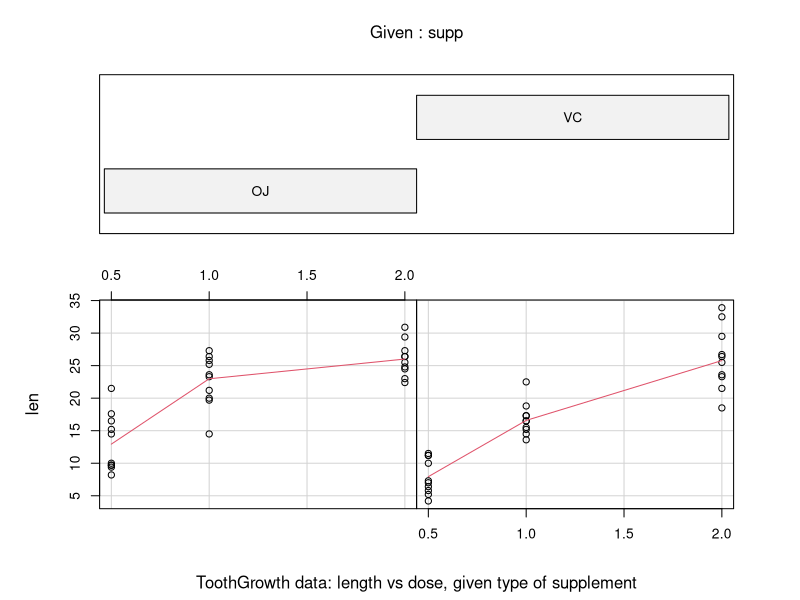
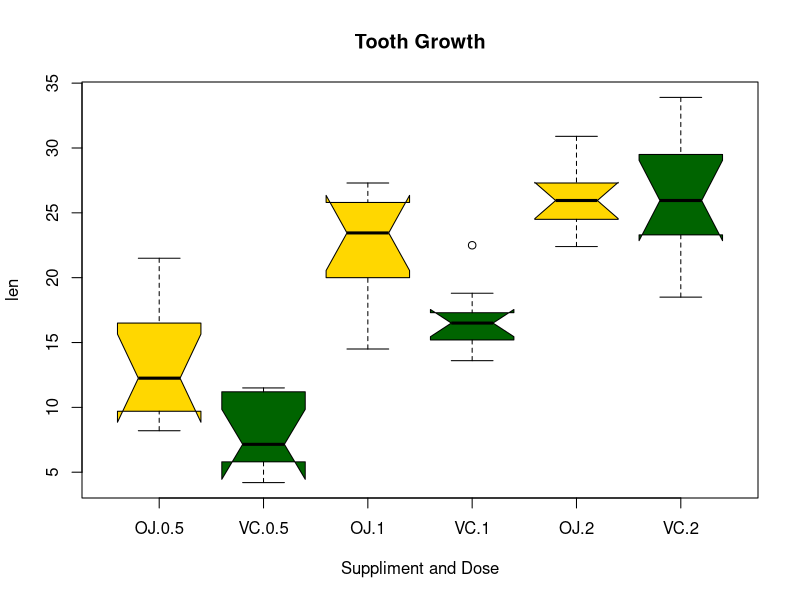
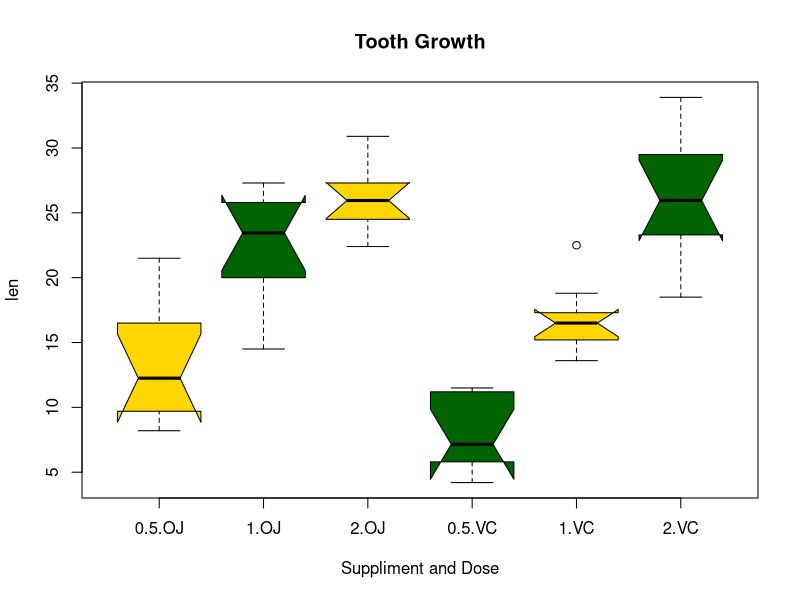

Recreate these plots in R, in order. (Note: this script raises an error after producing the figures.)
# libraries ------------------------------
library(data.table)
library(datasets)

# functions ------------------------------
performAllTests = function(mydt)
{
  sups= unique(mydt$supp)
  dss= unique(mydt$dose)
  
  # all dose tests
  for (sup in sups) {
    for (ds in dss) {
      # setup the test data
      dss.rel= dss[dss != ds]
      dss.test= max(dss.rel)
      dss.ref= min(dss.rel)
      print(paste('Testing dose', dss.test, 'vs', dss.ref, 'keeping supplement fixed as', sup))
      
      test.dt= mydt[supp == sup & dose %in% dss.rel]
      test.dt[, dose:= as.factor(dose)]
      
      # run the test
      test.result = t.test(len ~ I(relevel(dose, 2)), paired= F, data= test.dt)
      printConclusions(test.result, dss.ref, dss.test, type= 'dose')   
    }
  }
  
  # all supplement tests
  for (ds in dss) {
    print(paste('Testing supplment OJ vs VC keeping dose fixed at', ds))
    test.result = t.test(len ~ supp, paired= F, data= mydt[dose == ds])
    printConclusions(test.result, 'VC', 'OJ', 'supplement')
  }
}

printConclusions = function (result, refLevel, testLevel, type, sigLevel= 0.05)
{
  if (result$p.value < sigLevel){
    print (paste('Evidence to reject H0 at', sigLevel, 'level of significance!'))
    if (result$statistic > 0 ){
      print(paste('Treatment of', type, testLevel, 'produces BETTER results than', type, refLevel))
    } else {
      print(paste('Treatment of', type, testLevel, 'produces WORSE results than', type, refLevel))
    }
  } else {
    print (paste('No clear evidence favoring H1 at', sigLevel, 'level of significance'))
  }
}

# MAIN -----------------------------------

mydt= data.table(ToothGrowth)

# lets look at the data
pdf('toothGrowth.pdf')

coplot(len ~ dose | supp, data = ToothGrowth, panel = panel.smooth,
       xlab = "ToothGrowth data: length vs dose, given type of supplement")

boxplot(len~supp*dose, data=ToothGrowth, notch=TRUE,
        col=(c("gold","darkgreen")),
        main="Tooth Growth", xlab="Suppliment and Dose") 

boxplot(len~dose*supp, data=ToothGrowth, notch=TRUE,
        col=(c("gold","darkgreen")),
        main="Tooth Growth", xlab="Suppliment and Dose") 

dev.off()

performAllTests(mydt)
